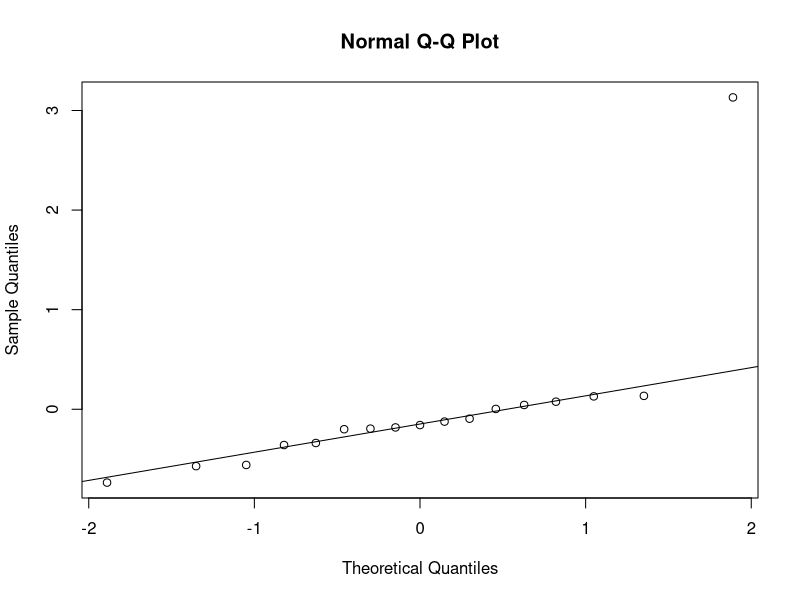
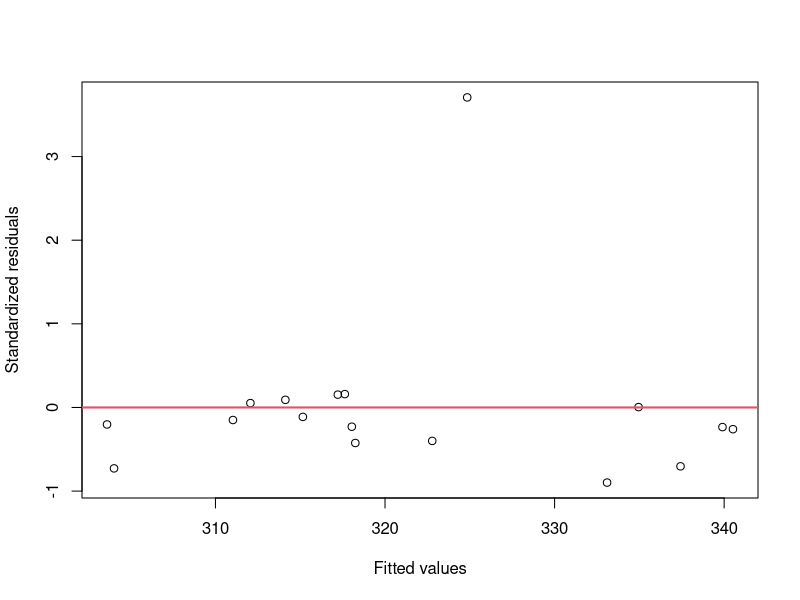
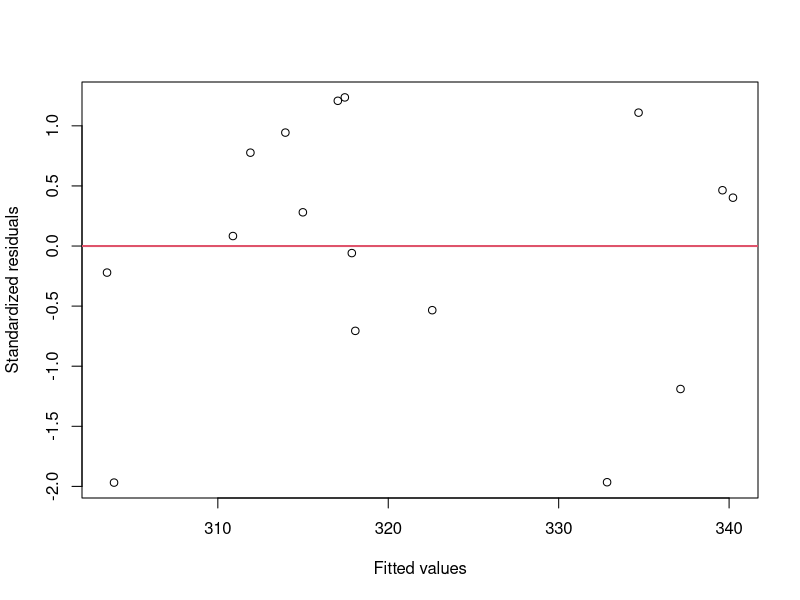

Reproduce these figures in R, in order.
################### R code for residual analysis

# In the 1840s and 1850s a Scottish physicist, James D. Forbes, wanted to be able to estimate 
# altitude above sea level from measurement of the boiling point of the water. 
# He studied the relationship between boiling point and pressure. Forbes’ theory suggested 
# that over the range of observed values the graph of boiling point versus the logarithm of 
# pressure yields a straight line. Since the logs of the presures do not vary much, all 
# values of log(press) are multiplied by 100. This avoids studying very small numbers, 
# without changing the major features of the analysis 
# Reference: S. Weisberg. Applied Linear Regression. Wiley 2005.


# load the data and attcah the dataset
library(MASS)
data(forbes)

# Transform the pressure to 100*log(presure)
forbes$hlpr<-100*log(forbes$pres)
forbes$boil<-forbes$bp
# Fit a linear regression model
fit<-lm(hlpr~boil, data=forbes)

#Is there evidence that the residuals do not follow a normal distribution?
qqnorm(fit$residuals)
qqline(fit$residuals)

# Make a residual plot. 
fit.stdres = rstandard(fit)
plot(fit$fitted, fit.stdres, xlab="Fitted values", ylab="Standardized residuals")
abline(h=0, col=2, lwd=2)

# identify the point with the largest residual and then click Esc
identify(fit$fitted, fit.stdres)
# index 12

# remove large residuals
indx<-which(fit.stdres>2)
forbes1<-forbes[-indx,]

# redo regression analysis wiht this outlier removed
fit1<-lm(hlpr~boil, data=forbes1)
summary(fit1) 
# The regression fit and coefficient of determination did not change much.

fit.stdres = rstandard(fit1)
plot(fit1$fitted, fit.stdres, xlab="Fitted values", ylab="Standardized residuals")
abline(h=0, col=2, lwd=2)
# There are no obvious outliers in this plot.



